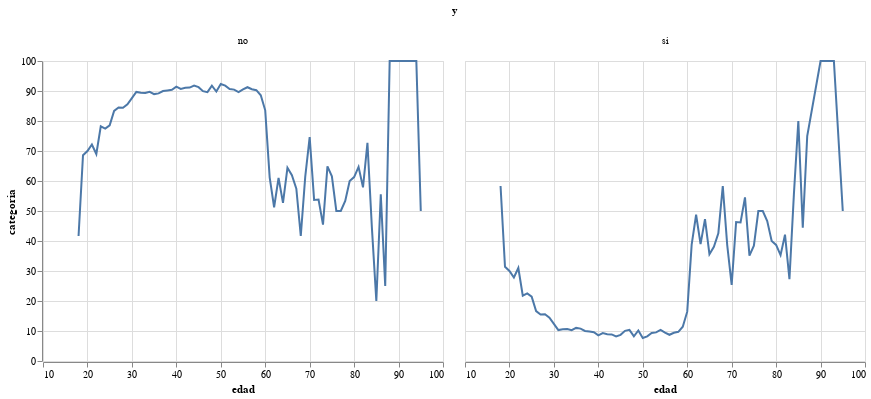

This figure's notebook cell:
### Markdown cell above
Se puede mostrar la proporción de ambas categorias (si y no) en la grafica como gráficos separados. Esto se puede lograr a través de un método llamado facet() con la libreria altair.

### Code cell
alt.Chart(CombinacionEdad).mark_line().encode(x='edad', y='categoria').facet(column='y')

### Figure 1 — Vega-Lite specification as saved in the notebook (floating-point values rounded to 4 significant figures; data arrays with more than 128 entries replaced by an {"elided": "..."} marker saying what was removed)
{"config": {"view": {"continuousWidth": 400, "continuousHeight": 300}}, "data": {"name": "data-7df5c200681c492939ad615659b800b0"}, "facet": {"column": {"type": "nominal", "field": "y"}}, "spec": {"mark": "line", "encoding": {"x": {"type": "quantitative", "field": "edad"}, "y": {"type": "quantitative", "field": "categoria"}}}, "$schema": "https://vega.github.io/schema/vega-lite/v4.8.1.json", "datasets": {"data-7df5c200681c492939ad615659b800b0": {"elided": "148 records"}}}
